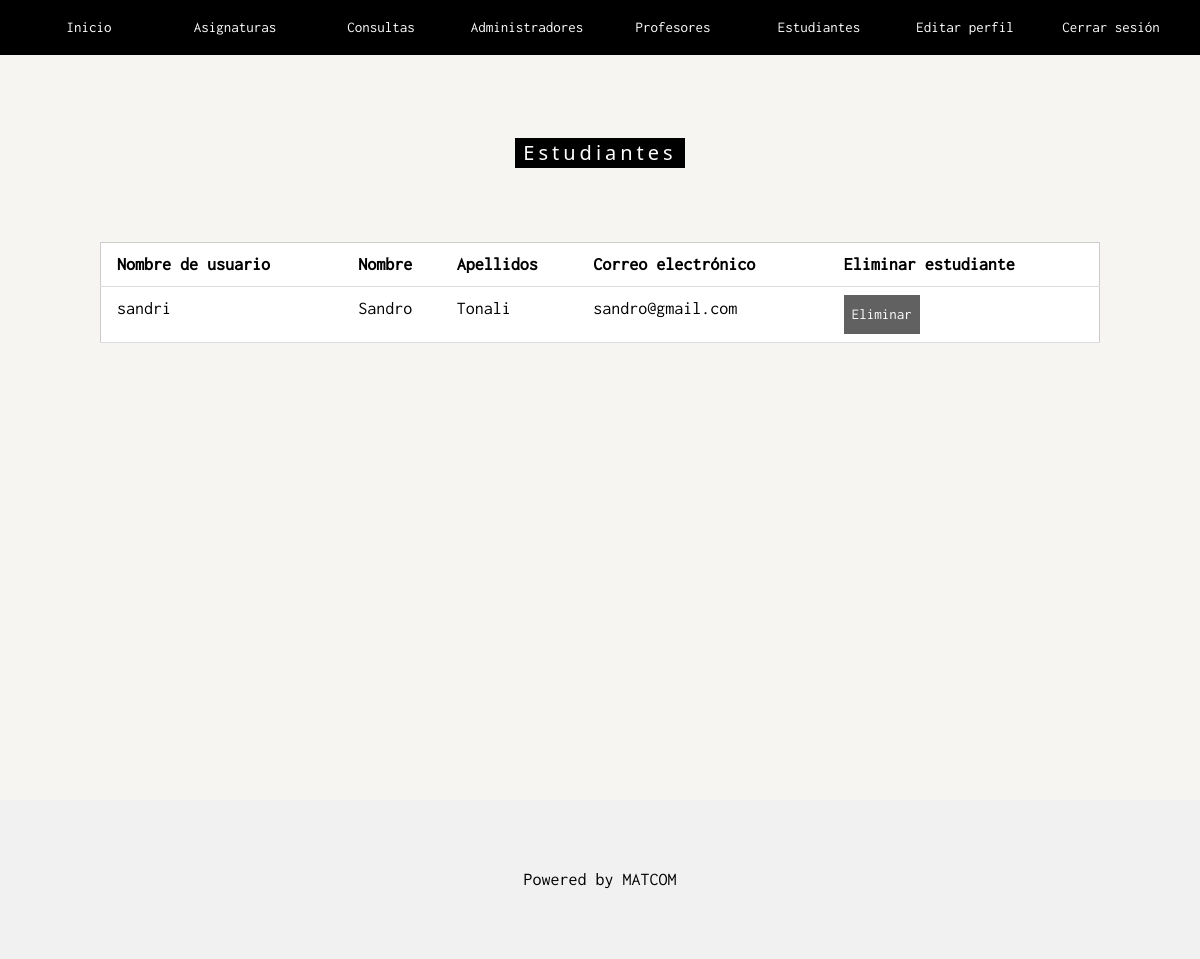
/students/ (signed in), run on an earlier commit of the app's database.
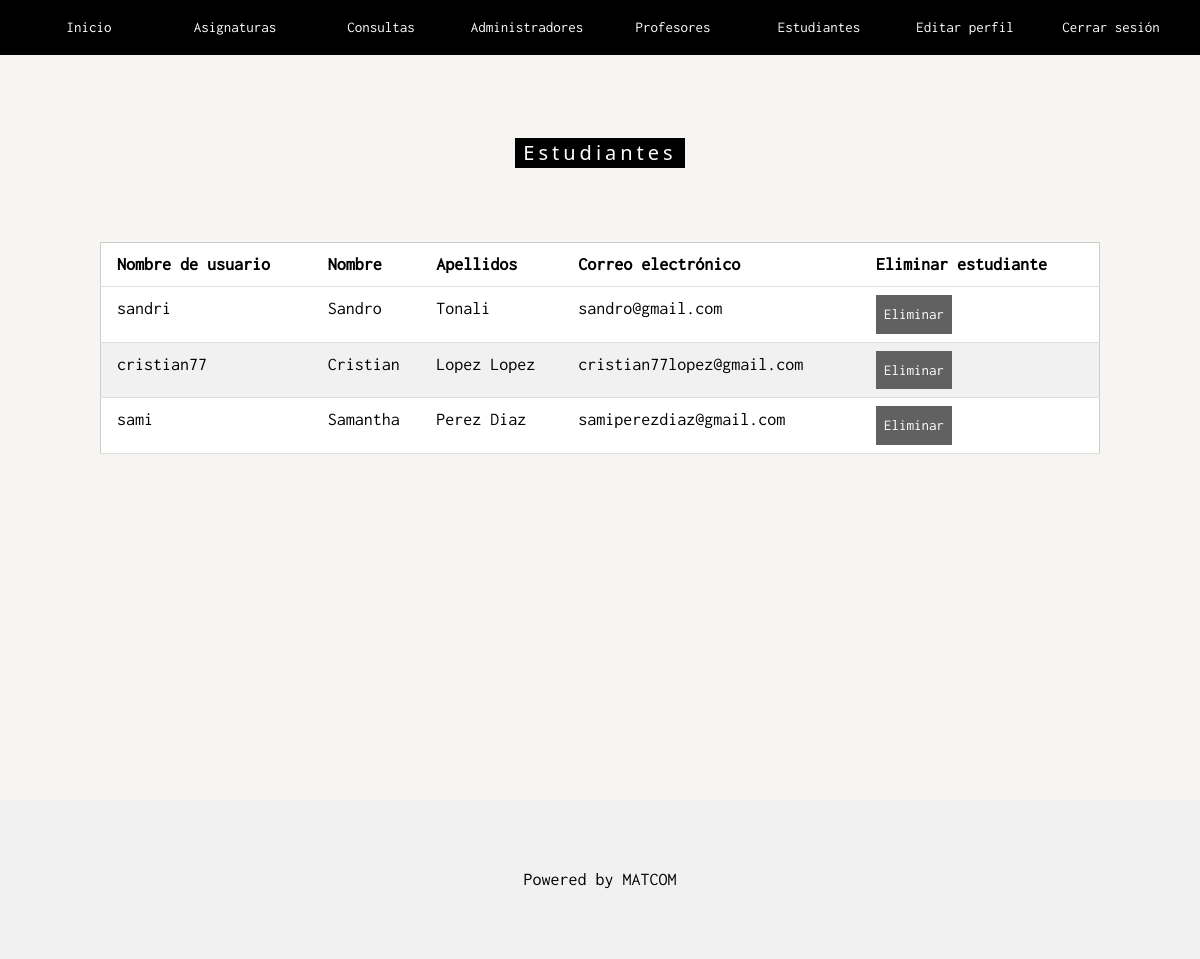
And on a later commit of the database.
### apps/students/models.py (models this page shows)
class Student(User):
    credits=IntegerField(default=0)

### apps/students/views.py (the view)
# urls.py: path('students/',StudentList.as_view(),name='students'),
class StudentList(PermissionRequiredMixin,ListView):
    model=Student
    template_name='students.html'
    permission_required='students.view_student'
    permission_denied_message='Acceso denegado. Usuario no autorizado'

### templates/students.html (shortened to what this page needs)
{% extends "_base_template.html" %}
{% load static %}
{% block content %}
<div class="w3-sand w3-grayscale w3-large" style="min-height: 100%;">
    <div class="w3-content w3-padding-64" style="max-width:1000px">
        <h4 class="w3-center w3-padding-64"><span class="w3-tag w3-wide">Estudiantes</span></h4>
        <table class="w3-table-all">
            <thead>
                <tr>
                    <th>Nombre de usuario</th>
                    <th>Nombre</th>
                    <th>Apellidos</th>
                    <th>Correo electrónico</th>
                    {% if perms.students.delete_student %}
                        <th>Eliminar estudiante</th>
                    {% endif %}
                </tr>
            </thead>
            <tbody>
                {% for student in object_list %}
                <tr>
                    <td>{{student.username}}</td>
                    <td>{{student.first_name}}</td>
                    <td>{{student.last_name}}</td>
                    <td>{{student.email}}</td>
                    {% if perms.professors.delete_professor %}
                    <td><a class="w3-button w3-tag w3-dark-grey" href="{% url 'delete_student' student.id %}">Eliminar</a></td>
                    {% endif %}
                </tr>
                {% endfor %}
            </tbody>
        </table>
    </div>
</div>
{% endblock %}

What changed in the data, as far as the page shows it:
added Student: username "cristian77", first_name "Cristian", last_name "Lopez Lopez", email "cristian77lopez@gmail.com"
added Student: username "sami", first_name "Samantha", last_name "Perez Diaz", email "samiperezdiaz@gmail.com"
